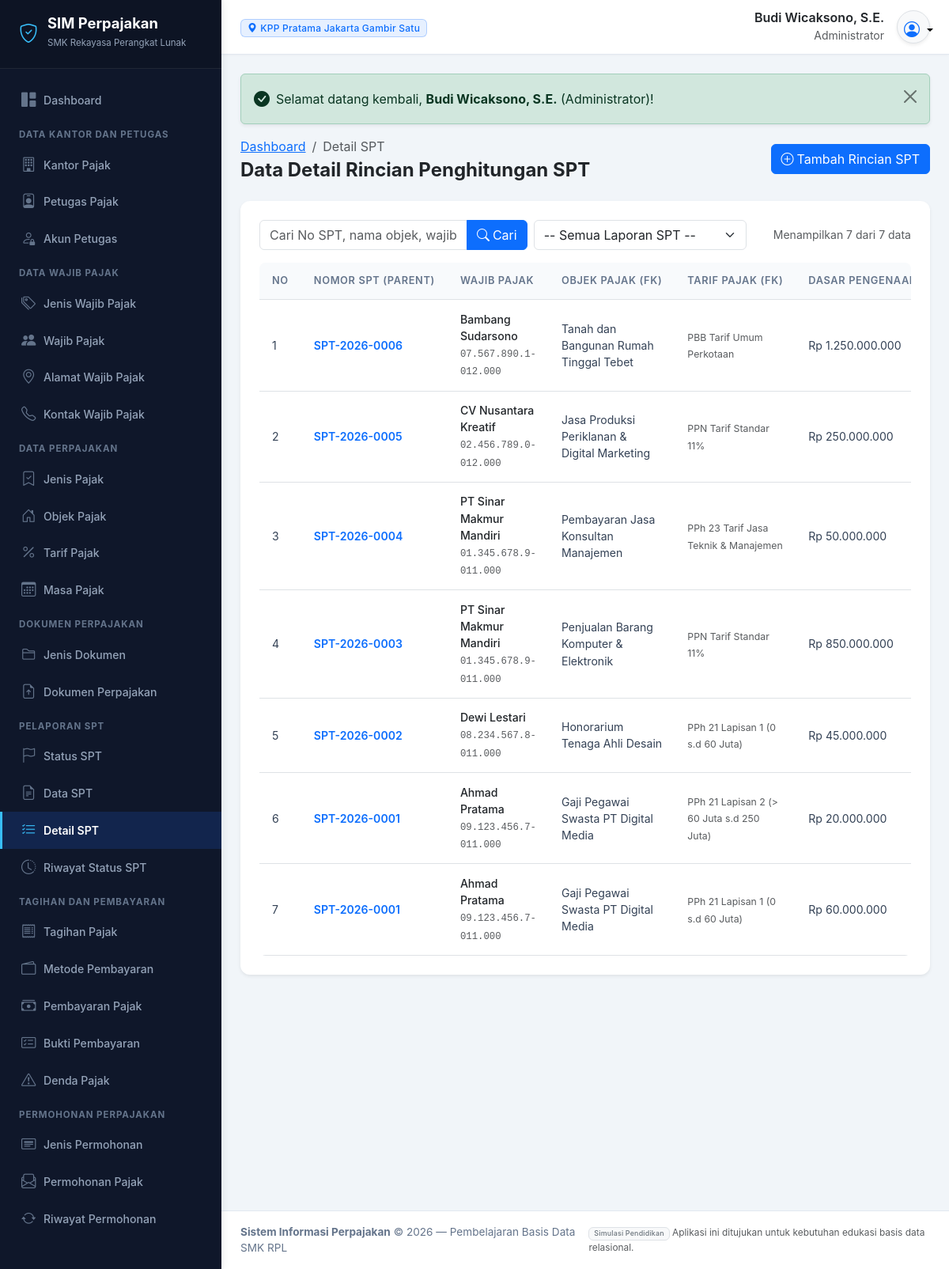
The page /modules/detail_spt/index.php (signed in) on the database its author committed.
### tables this page shows
CREATE TABLE `akun_petugas` (
  `id_akun` INT AUTO_INCREMENT PRIMARY KEY,
  `id_petugas` INT NOT NULL UNIQUE,
  `nama_pengguna` VARCHAR(50) NOT NULL UNIQUE,
  `kata_sandi` VARCHAR(255) NOT NULL,
  `peran` VARCHAR(50) NOT NULL,
  `status_akun` ENUM('Aktif', 'Nonaktif') DEFAULT 'Aktif',
  `terakhir_masuk` DATETIME NULL,
  `created_at` TIMESTAMP DEFAULT CURRENT_TIMESTAMP,
  CONSTRAINT `fk_akun_petugas` FOREIGN KEY (`id_petugas`) 
    REFERENCES `petugas_pajak` (`id_petugas`) ON UPDATE CASCADE ON DELETE CASCADE
);

CREATE TABLE `kantor_pajak` (
  `id_kantor` INT AUTO_INCREMENT PRIMARY KEY,
  `kode_kantor` VARCHAR(20) NOT NULL UNIQUE,
  `nama_kantor` VARCHAR(150) NOT NULL,
  `alamat` TEXT NOT NULL,
  `kota` VARCHAR(100) NOT NULL,
  `nomor_telepon` VARCHAR(30) NOT NULL,
  `email` VARCHAR(100) NOT NULL,
  `created_at` TIMESTAMP DEFAULT CURRENT_TIMESTAMP
);

CREATE TABLE `petugas_pajak` (
  `id_petugas` INT AUTO_INCREMENT PRIMARY KEY,
  `id_kantor` INT NOT NULL,
  `nama_petugas` VARCHAR(150) NOT NULL,
  `nomor_identitas` VARCHAR(50) NOT NULL UNIQUE,
  `jabatan` VARCHAR(100) NOT NULL,
  `nomor_telepon` VARCHAR(30) NOT NULL,
  `email` VARCHAR(100) NOT NULL,
  `status` ENUM('Aktif', 'Nonaktif') DEFAULT 'Aktif',
  `created_at` TIMESTAMP DEFAULT CURRENT_TIMESTAMP,
  CONSTRAINT `fk_petugas_kantor` FOREIGN KEY (`id_kantor`) 
    REFERENCES `kantor_pajak` (`id_kantor`) ON UPDATE CASCADE ON DELETE RESTRICT
);

CREATE TABLE `detail_spt` (
  `id_detail_spt` INT AUTO_INCREMENT PRIMARY KEY,
  `id_spt` INT NOT NULL,
  `id_objek_pajak` INT NOT NULL,
  `id_tarif` INT NOT NULL,
  `dasar_pengenaan` DECIMAL(15,2) NOT NULL DEFAULT 0.00,
  `tarif_digunakan` DECIMAL(10,4) NOT NULL,
  `jumlah_pajak` DECIMAL(15,2) NOT NULL DEFAULT 0.00,
  `keterangan` TEXT NULL,
  CONSTRAINT `fk_detail_spt` FOREIGN KEY (`id_spt`) 
    REFERENCES `spt` (`id_spt`) ON UPDATE CASCADE ON DELETE CASCADE,
  CONSTRAINT `fk_detail_objek` FOREIGN KEY (`id_objek_pajak`) 
    REFERENCES `objek_pajak` (`id_objek_pajak`) ON UPDATE CASCADE ON DELETE RESTRICT,
  CONSTRAINT `fk_detail_tarif` FOREIGN KEY (`id_tarif`) 
    REFERENCES `tarif_pajak` (`id_tarif`) ON UPDATE CASCADE ON DELETE RESTRICT
);

CREATE TABLE `spt` (
  `id_spt` INT AUTO_INCREMENT PRIMARY KEY,
  `nomor_spt` VARCHAR(50) NOT NULL UNIQUE,
  `id_wajib_pajak` INT NOT NULL,
  `id_jenis_pajak` INT NOT NULL,
  `id_masa_pajak` INT NOT NULL,
  `id_status_spt` INT NOT NULL,
  `id_petugas` INT NULL,
  `tanggal_pelaporan` DATE NOT NULL,
  `total_pajak` DECIMAL(15,2) NOT NULL DEFAULT 0.00,
  `keterangan` TEXT NULL,
  CONSTRAINT `fk_spt_wp` FOREIGN KEY (`id_wajib_pajak`) 
    REFERENCES `wajib_pajak` (`id_wajib_pajak`) ON UPDATE CASCADE ON DELETE RESTRICT,
  CONSTRAINT `fk_spt_jenis` FOREIGN KEY (`id_jenis_pajak`) 
    REFERENCES `jenis_pajak` (`id_jenis_pajak`) ON UPDATE CASCADE ON DELETE RESTRICT,
  CONSTRAINT `fk_spt_masa` FOREIGN KEY (`id_masa_pajak`) 
    REFERENCES `masa_pajak` (`id_masa_pajak`) ON UPDATE CASCADE ON DELETE RESTRICT,
  CONSTRAINT `fk_spt_status` FOREIGN KEY (`id_status_spt`) 
    REFERENCES `status_spt` (`id_status_spt`) ON UPDATE CASCADE ON DELETE RESTRICT,
  CONSTRAINT `fk_spt_petugas` FOREIGN KEY (`id_petugas`) 
    REFERENCES `petugas_pajak` (`id_petugas`) ON UPDATE CASCADE ON DELETE SET NULL
);

CREATE TABLE `wajib_pajak` (
  `id_wajib_pajak` INT AUTO_INCREMENT PRIMARY KEY,
  `id_jenis_wajib_pajak` INT NOT NULL,
  `id_kantor` INT NOT NULL,
  `nomor_npwp` VARCHAR(30) NOT NULL UNIQUE,
  `nama_wajib_pajak` VARCHAR(150) NOT NULL,
  `tanggal_pendaftaran` DATE NOT NULL,
  `tanggal_lahir` DATE NULL,
  `jenis_kelamin` ENUM('Laki-laki', 'Perempuan', 'Lainnya') NULL,
  `status_wajib_pajak` ENUM('Aktif', 'Nonaktif', 'Suspen') DEFAULT 'Aktif',
  `created_at` TIMESTAMP DEFAULT CURRENT_TIMESTAMP,
  CONSTRAINT `fk_wp_jenis` FOREIGN KEY (`id_jenis_wajib_pajak`) 
    REFERENCES `jenis_wajib_pajak` (`id_jenis_wajib_pajak`) ON UPDATE CASCADE ON DELETE RESTRICT,
  CONSTRAINT `fk_wp_kantor` FOREIGN KEY (`id_kantor`) 
    REFERENCES `kantor_pajak` (`id_kantor`) ON UPDATE CASCADE ON DELETE RESTRICT
);

CREATE TABLE `objek_pajak` (
  `id_objek_pajak` INT AUTO_INCREMENT PRIMARY KEY,
  `id_wajib_pajak` INT NOT NULL,
  `id_jenis_pajak` INT NOT NULL,
  `nama_objek` VARCHAR(150) NOT NULL,
  `alamat_objek` TEXT NOT NULL,
  `nilai_objek` DECIMAL(15,2) NOT NULL DEFAULT 0.00,
  `keterangan` TEXT NULL,
  CONSTRAINT `fk_objek_wp` FOREIGN KEY (`id_wajib_pajak`) 
    REFERENCES `wajib_pajak` (`id_wajib_pajak`) ON UPDATE CASCADE ON DELETE RESTRICT,
  CONSTRAINT `fk_objek_jenis` FOREIGN KEY (`id_jenis_pajak`) 
    REFERENCES `jenis_pajak` (`id_jenis_pajak`) ON UPDATE CASCADE ON DELETE RESTRICT
);

CREATE TABLE `tarif_pajak` (
  `id_tarif` INT AUTO_INCREMENT PRIMARY KEY,
  `id_jenis_pajak` INT NOT NULL,
  `nama_tarif` VARCHAR(150) NOT NULL,
  `jenis_perhitungan` VARCHAR(50) NOT NULL DEFAULT 'Persentase',
  `nilai_tarif` DECIMAL(10,4) NOT NULL,
  `tanggal_mulai` DATE NOT NULL,
  `tanggal_berakhir` DATE NULL,
  `status` ENUM('Aktif', 'Nonaktif') DEFAULT 'Aktif',
  CONSTRAINT `fk_tarif_jenis` FOREIGN KEY (`id_jenis_pajak`) 
    REFERENCES `jenis_pajak` (`id_jenis_pajak`) ON UPDATE CASCADE ON DELETE RESTRICT
);

### modules/detail_spt/index.php (the view, shortened to what this page needs)
<?php
require_once __DIR__ . '/../../includes/header.php';
$cari = bersihkan($_GET['cari'] ?? '');
$filter_spt = (int)($_GET['spt'] ?? 0);
$halaman = max(1, (int)($_GET['halaman'] ?? 1));
$limit = 10;
$offset = ($halaman - 1) * $limit;
$where = "WHERE 1=1";
$params = [];
$total_data = ambil_satu("
    SELECT COUNT(*) as total
    FROM detail_spt d
    JOIN spt s ON d.id_spt = s.id_spt
    JOIN objek_pajak o ON d.id_objek_pajak = o.id_objek_pajak
    JOIN tarif_pajak t ON d.id_tarif = t.id_tarif
    JOIN wajib_pajak wp ON s.id_wajib_pajak = wp.id_wajib_pajak
    $where
", $params)['total'];
$query = "
    SELECT d.*, s.nomor_spt, s.tanggal_pelaporan, wp.nama_wajib_pajak, wp.nomor_npwp,
           o.nama_objek, t.nama_tarif
    FROM detail_spt d
    JOIN spt s ON d.id_spt = s.id_spt
    JOIN objek_pajak o ON d.id_objek_pajak = o.id_objek_pajak
    JOIN tarif_pajak t ON d.id_tarif = t.id_tarif
    JOIN wajib_pajak wp ON s.id_wajib_pajak = wp.id_wajib_pajak
    $where
    ORDER BY d.id_detail_spt DESC
    LIMIT $limit OFFSET $offset
";
$data_list = ambil_semua($query, $params);
?>
<div class="d-flex flex-column flex-md-row justify-content-between align-items-md-center mb-4 gap-2">
    <div>
        <nav aria-label="breadcrumb">
            <ol class="breadcrumb mb-1">
                <li class="breadcrumb-item"><a href="<?= base_url('dashboard.php') ?>">Dashboard</a></li>
                <li class="breadcrumb-item active" aria-current="page">Detail SPT</li>
            </ol>
        </nav>
        <h4 class="fw-bold mb-0 text-dark">Data Detail Rincian Penghitungan SPT</h4>
    </div>
    <div>
        <a href="tambah.php<?= $filter_spt ? '?id_spt=' . $filter_spt : '' ?>" class="btn btn-primary">
            <i class="bi bi-plus-circle me-1"></i>Tambah Rincian SPT
        </a>
    </div>
</div>
<div class="card border-0 shadow-sm">
    <div class="card-body p-3 p-md-4">
        <form method="GET" class="row g-2 mb-3">
            <div class="col-12 col-md-5">
                <div class="input-group">
                    <input type="text" name="cari" class="form-control" placeholder="Cari No SPT, nama objek, wajib pajak..." value="<?= escape($cari) ?>">
                    <button class="btn btn-primary" type="submit"><i class="bi bi-search me-1"></i>Cari</button>
                </div>
            </div>
            <div class="col-12 col-md-4">
                <select name="spt" class="form-select" onchange="this.form.submit()">
                    <option value="0">-- Semua Laporan SPT --</option>
                </select>
            </div>
            <div class="col-12 col-md-3 text-md-end text-muted small d-flex align-items-center justify-content-md-end">
                Menampilkan <?= count($data_list) ?> dari <?= $total_data ?> data
            </div>
        </form>
        <div class="table-responsive">
            <table class="table table-hover align-middle mb-0">
                <thead>
                    <tr>
                        <th style="width: 50px;">No</th>
                        <th>Nomor SPT (Parent)</th>
                        <th>Wajib Pajak</th>
                        <th>Objek Pajak (FK)</th>
                        <th>Tarif Pajak (FK)</th>
                        <th>Dasar Pengenaan</th>
                    </tr>
                </thead>
                <tbody>
                    <?php if (empty($data_list)): ?>
                        <tr><td colspan="9" class="text-center py-4 text-muted">Tidak ada rincian detail SPT ditemukan.</td></tr>
                    <?php else: ?>
                        <?php $no = $offset + 1; foreach ($data_list as $row): ?>
                            <tr>
                                <td><?= $no++ ?></td>
                                <td>
                                    <a href="../spt/detail.php?id=<?= $row['id_spt'] ?>" class="fw-semibold text-decoration-none">
                                        <?= escape($row['nomor_spt']) ?>
                                    </a>
                                </td>
                                <td>
                                    <div class="fw-medium text-dark"><?= escape($row['nama_wajib_pajak']) ?></div>
                                    <small class="text-muted font-monospace"><?= escape($row['nomor_npwp']) ?></small>
                                </td>
                                <td><?= escape($row['nama_objek']) ?></td>
                                <td><small class="text-muted"><?= escape($row['nama_tarif']) ?></small></td>
                                <td><?= format_rupiah($row['dasar_pengenaan']) ?></td>
                            </tr>
                        <?php endforeach; ?>
                    <?php endif; ?>
                </tbody>
            </table>
        </div>
    </div>
</div>
<?php require_once __DIR__ . '/../../includes/footer.php'; ?>

### includes/header.php (shortened to what this page needs)
<?php
require_once __DIR__ . '/fungsi.php';
$user_aktif = pengguna_login();
$nama_user = $user_aktif['nama_petugas'] ?? $_SESSION['nama_pengguna'] ?? 'Petugas';
$peran_user = $user_aktif['peran'] ?? 'Petugas Pajak';
$kantor_user = $user_aktif['nama_kantor'] ?? 'Kantor Pajak';
?>
<!DOCTYPE html>
<html lang="id">
<head>
    <link rel="stylesheet" href="<?= base_url('assets/css/bootstrap.min.css') ?>">
    <link rel="stylesheet" href="<?= base_url('assets/css/bootstrap-icons.min.css') ?>">
    <link rel="stylesheet" href="<?= base_url('assets/css/style.css') ?>">
    <link rel="stylesheet" href="https://cdn.jsdelivr.net/npm/bootstrap-icons@1.11.3/font/bootstrap-icons.min.css" onerror="this.onerror=null;">
</head>
<body>
<div class="app-wrapper">
    <?php require_once __DIR__ . '/sidebar.php'; ?>
    <div class="app-content">
        <header class="app-header">
            <div class="d-flex align-items-center">
                <div class="d-none d-sm-block">
                    <span class="badge bg-primary bg-opacity-10 text-primary border border-primary border-opacity-25 px-2 py-1">
                        <i class="bi bi-geo-alt-fill me-1"></i><?= escape($kantor_user) ?>
                    </span>
                </div>
            </div>
            <div class="d-flex align-items-center gap-3">
                <div class="text-end d-none d-md-block">
                    <div class="fw-semibold text-dark lh-sm"><?= escape($nama_user) ?></div>
                    <small class="text-muted"><?= escape($peran_user) ?></small>
                </div>
                <div class="dropdown">
                    <button class="btn btn-light rounded-circle p-2 border shadow-sm dropdown-toggle" type="button" id="userDropdown" data-bs-toggle="dropdown" aria-expanded="false" style="width: 42px; height: 42px;">
                        <i class="bi bi-person-circle fs-5 text-primary"></i>
                    </button>
                </div>
            </div>
        </header>
        <main class="p-3 p-md-4 flex-grow-1">

### assets/css/style.css (style rules this page uses)
:root { --primary-color: #1e3a8a; --primary-light: #3b82f6; --primary-dark: #0f172a; --secondary-color: #0d9488; --accent-gold: #f59e0b; --bg-main: #f1f5f9; --sidebar-bg: #0f172a; --sidebar-hover: #1e293b; --sidebar-active: #2563eb; --card-border: #e2e8f0; }
body { background-color: var(--bg-main); font-family: -apple-system, BlinkMacSystemFont, "Segoe UI", Roboto, "Helvetica Neue", Arial, sans-serif; color: #334155; min-height: 100vh; display: flex; flex-direction: column; }
.app-wrapper { display: flex; min-height: 100vh; width: 100%; }
.app-content { flex-grow: 1; display: flex; flex-direction: column; min-width: 0; background-color: var(--bg-main); }
.app-header { background-color: #ffffff; border-bottom: 1px solid #e2e8f0; padding: 0.75rem 1.5rem; display: flex; align-items: center; justify-content: space-between; box-shadow: 0 1px 3px rgba(0,0,0,0.03); position: sticky; top: 0; z-index: 1010; }
.card { border: 1px solid var(--card-border); border-radius: 0.75rem; box-shadow: 0 1px 3px rgba(0,0,0,0.05); background: #ffffff; }
.table-responsive { border-radius: 0.5rem; }
.table th { font-size: 0.8rem; text-transform: uppercase; letter-spacing: 0.05em; font-weight: 600; color: #64748b; background-color: #f8fafc; border-top: none; white-space: nowrap; padding: 0.85rem 1rem; }
.table td { padding: 0.85rem 1rem; vertical-align: middle; font-size: 0.88rem; color: #334155; }
.badge { font-weight: 500; letter-spacing: 0.02em; }

### rows shown on the page
akun_petugas: kantor_pajak.nama_kantor "KPP Pratama Jakarta Gambir Satu", id_petugas.nama_petugas "Budi Wicaksono, S.E.", peran "Administrator"
detail_spt: id_spt.nomor_spt "SPT-2026-0006", wajib_pajak.nama_wajib_pajak "Bambang Sudarsono", wajib_pajak.nomor_npwp "07.567.890.1-012.000", id_objek_pajak.nama_objek "Tanah dan Bangunan Rumah Tinggal Tebet", id_tarif.nama_tarif "PBB Tarif Umum Perkotaan", dasar_pengenaan "Rp 1.250.000.000"
detail_spt: id_spt.nomor_spt "SPT-2026-0005", wajib_pajak.nama_wajib_pajak "CV Nusantara Kreatif", wajib_pajak.nomor_npwp "02.456.789.0-012.000", id_objek_pajak.nama_objek "Jasa Produksi Periklanan & Digital Marketing", id_tarif.nama_tarif "PPN Tarif Standar 11%", dasar_pengenaan "Rp 250.000.000"
detail_spt: id_spt.nomor_spt "SPT-2026-0004", wajib_pajak.nama_wajib_pajak "PT Sinar Makmur Mandiri", wajib_pajak.nomor_npwp "01.345.678.9-011.000", id_objek_pajak.nama_objek "Pembayaran Jasa Konsultan Manajemen", id_tarif.nama_tarif "PPh 23 Tarif Jasa Teknik & Manajemen", dasar_pengenaan "Rp 50.000.000"
detail_spt: id_spt.nomor_spt "SPT-2026-0003", wajib_pajak.nama_wajib_pajak "PT Sinar Makmur Mandiri", wajib_pajak.nomor_npwp "01.345.678.9-011.000", id_objek_pajak.nama_objek "Penjualan Barang Komputer & Elektronik", id_tarif.nama_tarif "PPN Tarif Standar 11%", dasar_pengenaan "Rp 850.000.000"
detail_spt: id_spt.nomor_spt "SPT-2026-0002", wajib_pajak.nama_wajib_pajak "Dewi Lestari", wajib_pajak.nomor_npwp "08.234.567.8-011.000", id_objek_pajak.nama_objek "Honorarium Tenaga Ahli Desain", id_tarif.nama_tarif "PPh 21 Lapisan 1 (0 s.d 60 Juta)", dasar_pengenaan "Rp 45.000.000"
detail_spt: id_spt.nomor_spt "SPT-2026-0001", wajib_pajak.nama_wajib_pajak "Ahmad Pratama", wajib_pajak.nomor_npwp "09.123.456.7-011.000", id_objek_pajak.nama_objek "Gaji Pegawai Swasta PT Digital Media", id_tarif.nama_tarif "PPh 21 Lapisan 2 (> 60 Juta s.d 250 Juta)", dasar_pengenaan "Rp 20.000.000"
detail_spt: id_spt.nomor_spt "SPT-2026-0001", wajib_pajak.nama_wajib_pajak "Ahmad Pratama", wajib_pajak.nomor_npwp "09.123.456.7-011.000", id_objek_pajak.nama_objek "Gaji Pegawai Swasta PT Digital Media", id_tarif.nama_tarif "PPh 21 Lapisan 1 (0 s.d 60 Juta)", dasar_pengenaan "Rp 60.000.000"

### other values the page prints
$flash['pesan'] "Selamat datang kembali, Budi Wicaksono, S.E. (Administrator)!"
count($data_list) "7"
$total_data "7"
